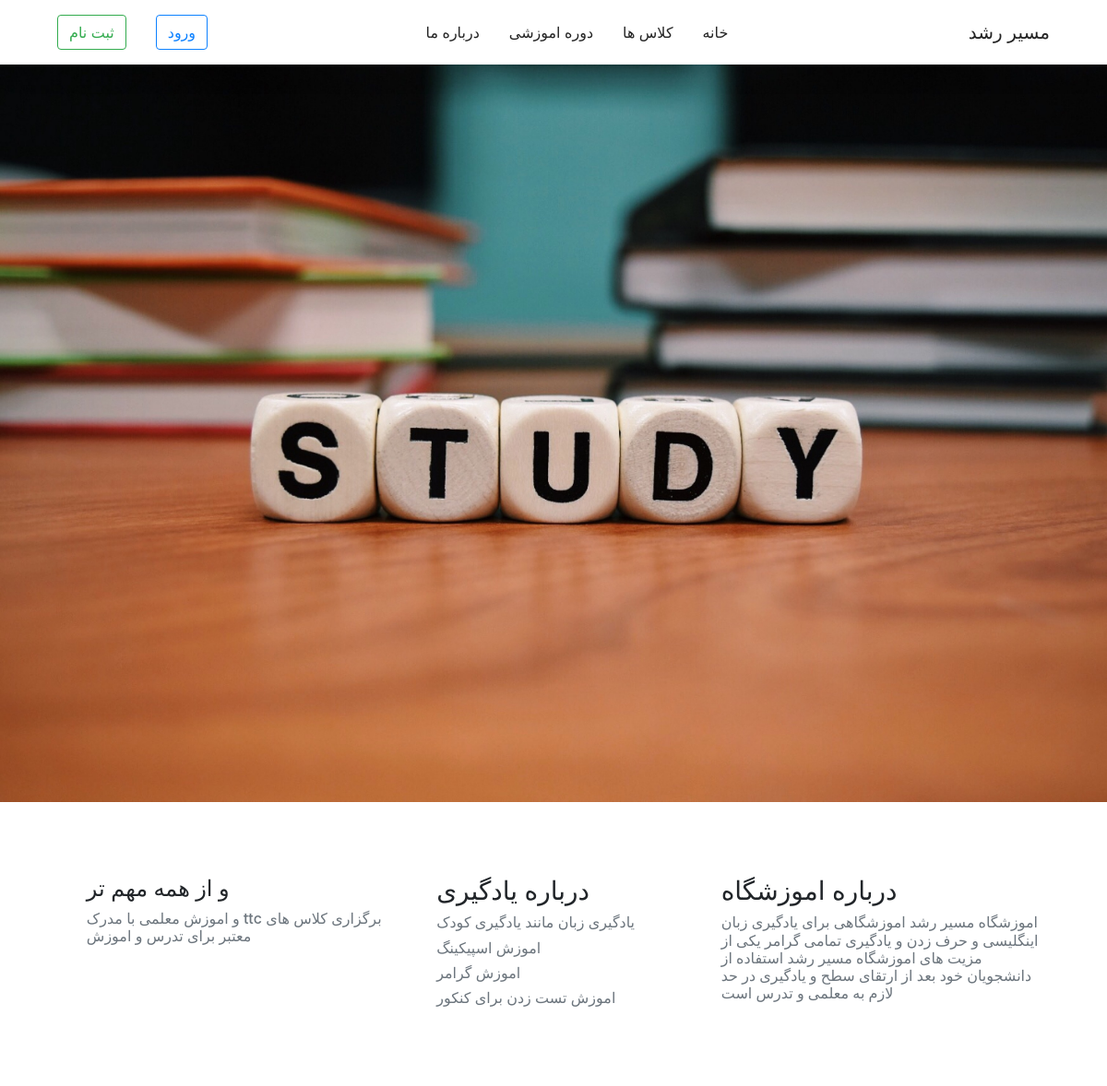
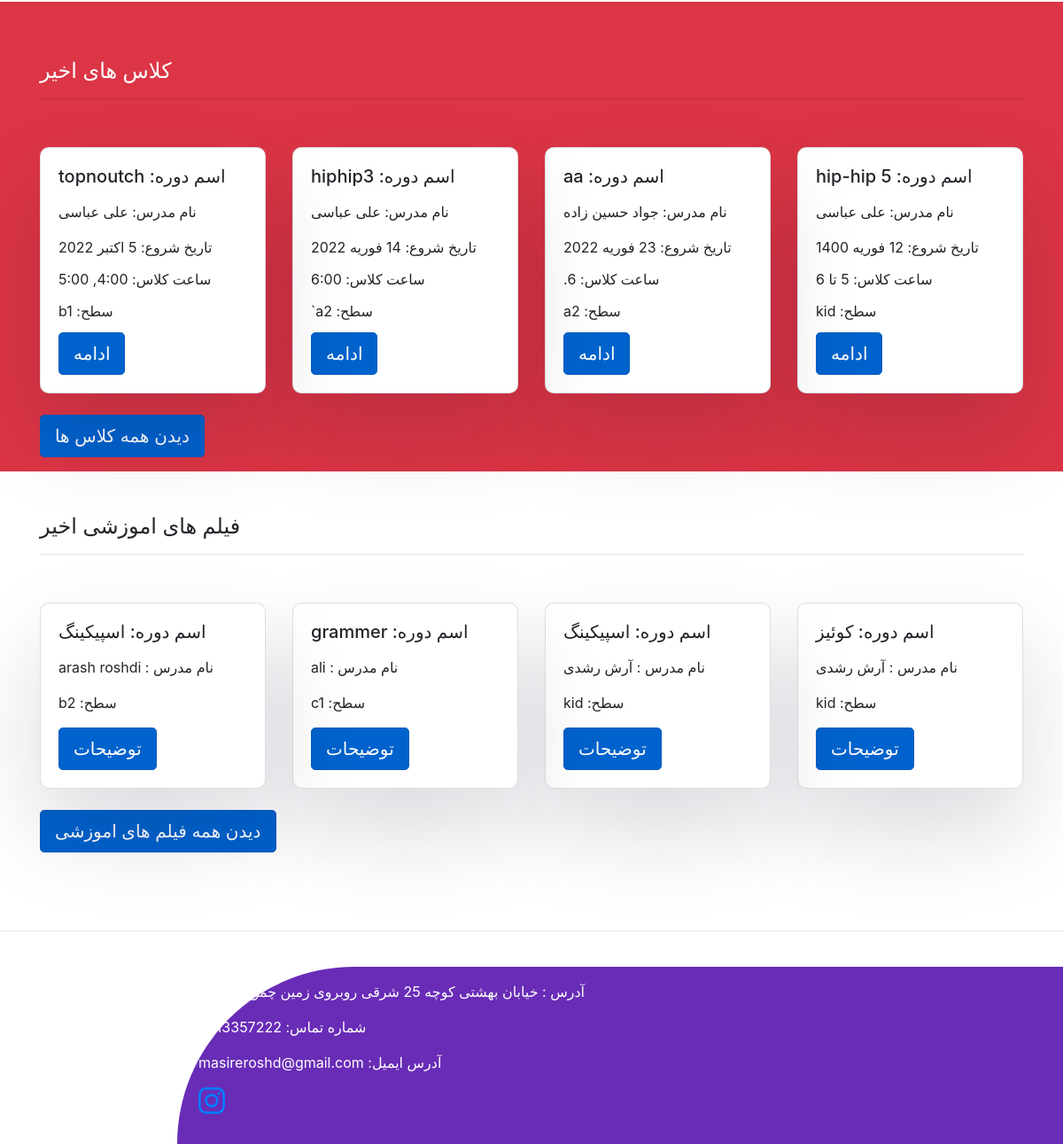
The page / on the database its author committed (2 pictures, top to bottom).
### learning/models.py (models this page shows, shortened)
class Course(models.Model):
	STATUS = (
		("p", "منتشر شده"),
		('d', "پیش نویس"),
	)
	user = models.ForeignKey(User, on_delete=models.CASCADE, related_name="Courses", verbose_name="کاربر")
	slug = models.SlugField(max_length=50, unique=True, null=True, verbose_name="ادرس دوره")
	name = models.CharField(max_length=100,verbose_name="اسم دوره")
	text = models.TextField(verbose_name="توضیحات")
	level = models.CharField(max_length=50, verbose_name="سطح کلاس")
	time = models.DateField(verbose_name="تاریخ شروع")
	term_number = models.IntegerField(verbose_name="شماره ترم")
	start_time = models.CharField(max_length=100, verbose_name="ساعت کلاس")
	price = models.IntegerField(default=0)
	Status = models.CharField(max_length=10, choices=STATUS, default="d", verbose_name="وضعیت")
	students = models.ManyToManyField(User, blank=True, related_name="student")
	objects = PublishManager()

### coursesales/models.py (models this page shows, shortened)
class CourseSales(models.Model):
	title = models.CharField(max_length=100)
	teachers = models.CharField(max_length=100)
	slug = models.SlugField(max_length=100, null=True)
	description = models.TextField()
	level = models.CharField(max_length=100)
	price = models.IntegerField(default=0)
	uploadcourse = models.FileField(upload_to="CourseSales/")

### learning/views.py (the view)
# urls.py: path("", CourseList.as_view(), name="home"),
class CourseList(ListView):
    queryset = Course.objects.publish().order_by("-pk")[0:4]
    template_name = "learning/home.html"
    context_object_name = "Course"

### coursesales/templatetags/custom-tag.py (called while the page is built)
@register.inclusion_tag("learning/homes.html")
def corsesal():
	coursesal = CourseSales.objects.all().order_by("-pk")[0:4]
	return {
		"coursesal":coursesal
		}

### templates/learning/home.html (shortened to what this page needs)
{% extends "learning/base.html" %}
{% load static %}
{% load custom-tag %}
{% block headerimg %}
<img class="img-fluid" src="{% static 'pic/pexels-pixabay-301920.jpg' %}">
{% endblock %}
{% block content %}
<br><br><br>
<div class="container p-3">
    <div class="row">
        <div class="col-lg-4 mx-sm-4 col-md-4 p-3 ml-2 col-sm-1">
            <h3>درباره اموزشگاه</h3>
            <h6 class="text-muted">اموزشگاه مسیر رشد اموزشگاهی برای یادگیری زبان اینگلیسی و حرف زدن و یادگیری تمامی گرامر یکی از مزیت های اموزشگاه مسیر رشد استفاده از دانشجویان خود بعد از ارتقای سطح و یادگیری در حد لازم به معلمی و تدرس است</h6>
        </div>
    <div class="col-lg-3 p-3 col-md-4 col-sm-1">
        <h3>درباره یادگیری</h3>
        <h6 class="text-muted">یادگیری زبان مانند یادگیری کودک</h6>
        <h6 class="text-muted">اموزش اسپیکینگ</h6>
        <h6 class="text-muted">اموزش گرامر</h6>
        <h6 class="text-muted">اموزش تست زدن برای کنکور</h6>
    </div>
    <div class="col-lg-4 p-3 col-md-3 col-sm-1">
        <h4 class="">و از همه مهم تر</h4>
        <h6 class="text-muted">برگزاری کلاس های ttc و اموزش معلمی با مدرک معتبر برای تدرس و اموزش</h6>
    </div>
</div>
</div>
<br><br>
<div class="bg-danger p-3">
    <section class="mb-4">
        <div class="container">
            <br><br><h4 class="text-left text-white">کلاس های اخیر</h4><hr>
        <div class="row">
        {% for cours in Course %}
        <div class="col-sm-12 col-md-3 col-lg-3">
            <div class="card" style="box-shadow: rgba(17, 12, 46, 0.15) 0px 48px 100px 0px; width: auto; height: auto; border-radius: 10px;">
        <div class="card-body">
            <h5 class="card-title mb-3">اسم دوره: {{cours.name}}</h5>
            <p class="card-title mb-3 ">نام مدرس: {{cours.user.get_full_name}}</p>
            <p class="card-title">تاریخ شروع: {{cours.time}}</p>
            <p class="card-title">ساعت کلاس: {{cours.start_time}}</p>
            <p class="card-title">سطح: {{cours.level}}</p>
            <a href="{% url 'learning:detail' cours.slug %}" class="btn btn-primary btn-lg active" role="button" aria-pressed="true">ادامه</a>
        </div>
        </div>
        </div>
        {% endfor %}
        </div>
    </section>
    <div class="container">
    <a href="{% url 'learning:courselists' %}" class="btn btn-primary btn-lg active" role="button" aria-pressed="true">دیدن همه کلاس ها</a>
    </div>
</div>
<div class="container">
<br><br><h4 class="text-left">فیلم های اموزشی اخیر</h4><hr>
</div>
{% corsesal %}
{% endblock %}

### templates/learning/base.html (shortened to what this page needs)
{% load static %}
<html lang="fa" dir="rtl">
<link rel="stylesheet" href="https://cdn.rtlcss.com/bootstrap/v4.0.0/css/bootstrap.min.css">
<link rel="stylesheet" href="https://cdn.jsdelivr.net/npm/bootstrap-icons@1.8.1/font/bootstrap-icons.css">
<link rel="stylesheet" type="text/css" href="{% static 'app/style.css' %}">
<link rel="stylesheet" type="text/css" href="{% static 'css/reboot.css' %}">
<div class="bg-white sticky-top" style="opacity: 0.95; box-shadow: rgba(0, 0, 0, 0.1) 0px 20px 25px -5px, rgba(0, 0, 0, 0.04) 0px 10px 10px -5px;">
  <nav class="navbar navbar-expand-lg navbar-light  bg-opacity-75 container" style="background-color: #ffffff;">
    <a class="navbar-brand text-black" href="{% url 'learning:home' %}">مسیر رشد</a>
    <div class="collapse navbar-collapse" id="navbarSupportedContent">
      <ul class="navbar-nav mx-auto">
        <li class="nav-item active">
          <a class="nav-link mx-2 text-black" href="{% url 'learning:home' %}">خانه <span class="sr-only">(current)</span></a>
        </li>
        <li class="nav-item active">
          <a class="nav-link mx-2 text-black" href="{% url 'learning:courselists' %}">کلاس ها</a>
        </li>
        <li class="nav-item active">
          <a class="nav-link mx-2 text-black" href="{% url 'courseSales:Coursesalelists' %}">دوره اموزشی</a>
        </li>
        <li class="nav-item active">
          <a class="nav-link mx-2 text-black" href="{% url 'learning:quiz' %}">درباره ما</a>
        </li>
      </ul>
      <form class="form-inline my-2 my-lg-0">
        {% if user.is_authenticated %}
        <li class="nav-link active">
          <a href="{% url 'account:logout' %}" class="btn btn-outline-danger my-2 my-sm-0" role="button" aria-pressed="true">خروج</a>
        </li>
        {% else %}
          <li class="nav-link active">
          <a href="{% url 'account:login' %}" class="btn btn-outline-primary my-2 my-sm-0" role="button" aria-pressed="true">ورود</a>
        </li>
          <li class="nav-link active">
          <a href="{% url 'account:registration' %}" class="btn btn-outline-success my-2 my-sm-0" role="button" aria-pressed="true">ثبت نام</a>
        </li>
          {% endif %}
      </form>
    </div>
  </nav>
</div>
{% block headerimg %}
{% endblock %}
	{% block content %}
	{% endblock %}
	{% block footer %}
  <br>
  <br><hr><br>
  <footer>
    <div class="footr">
      <div class=" mx-2 p-3">
        <p class="text-white" id="p1">آدرس : خیابان بهشتی کوچه 25 شرقی روبروی زمین چمن پلاک 53</p>
        <p class="text-white">شماره تماس: 0213357222</p>
        <p class="text-white">آدرس ایمیل: masireroshd@gmail.com</p>
        <a href="//www.instagram.com/"></a>
      </div>
      </div>
  </footer>
	{% endblock %}
</html>

### templates/learning/homes.html (shortened to what this page needs)
{% load custom-tag %}
<html lang="fa" dir="rtl">
<link rel="stylesheet" href="https://cdn.rtlcss.com/bootstrap/v4.0.0/css/bootstrap.min.css">
<link rel="stylesheet" href="https://cdn.jsdelivr.net/npm/bootstrap-icons@1.8.1/font/bootstrap-icons.css">
  <section class="text-left mb-4">
  <div class="container">
  <div class="row">
  {% for user in coursesal %}
  <div class="col-sm-1 col-md-3 col-lg-3">
      <div class="card" style="box-shadow: rgba(17, 12, 46, 0.15) 0px 48px 100px 0px; border-radius: 10px; width: auto; height: auto;">
    <div class="card-body">
      <h5 class="card-title mb-3">اسم دوره: {{user.title}}</h5>
      <p class="card-text">نام مدرس : {{user.teachers|safe}}</p>
      <p class="card-text">سطح: {{user.level}}</p>
      <a href="{% url 'courseSales:CourseSalessDetail' user.slug %}" class="btn btn-primary btn-lg active" role="button" aria-pressed="true">توضیحات</a>
    </div>
  </div>
  </div>
  {% endfor %}
  </div>
  </section>
<div class="container">
<a href="{% url 'courseSales:CourseSaless' %}" class="btn btn-primary mb-4 btn-lg active" role="button" aria-pressed="true">دیدن همه فیلم های اموزشی</a>
</div>

### static/app/style.css (style rules this page uses)
.card { width: 17rem; margin-top: 38;" }
.card { border-radius: 10px; }
.btn-primary { color: #fff; background-color: #693f9b; border-color: #331577; }

### static/css/reboot.css (style rules this page uses)
.btn-primary { background-color: #850dfd; border-color: #660fdb; }

### templates/learning/base.html (style rules this page uses)
.footr { background-color:rgb(104, 44, 182); border-radius: 5000px 0px 0px 0px; height: 200px; max-width: 1000px; }

### rows shown on the page
Course: name "hip-hip 5", user.get_full_name "علی عباسی", time "12 فوریه 1400", start_time "5 تا 6", level "kid"
Course: name "aa", user.get_full_name "جواد حسین زاده", time "23 فوریه 2022", start_time "6.", level "a2"
Course: name "hiphip3", user.get_full_name "علی عباسی", time "14 فوریه 2022", start_time "6:00", level "a2`"
Course: name "topnoutch", user.get_full_name "علی عباسی", time "5 اکتبر 2022", start_time "4:00, 5:00", level "b1"
CourseSales: title "کوئیز", teachers "آرش رشدی", level "kid"
CourseSales: title "اسپیکینگ", teachers "آرش رشدی", level "kid"
CourseSales: title "grammer", teachers "ali", level "c1"
CourseSales: title "اسپیکینگ", teachers "arash roshdi", level "b2"
